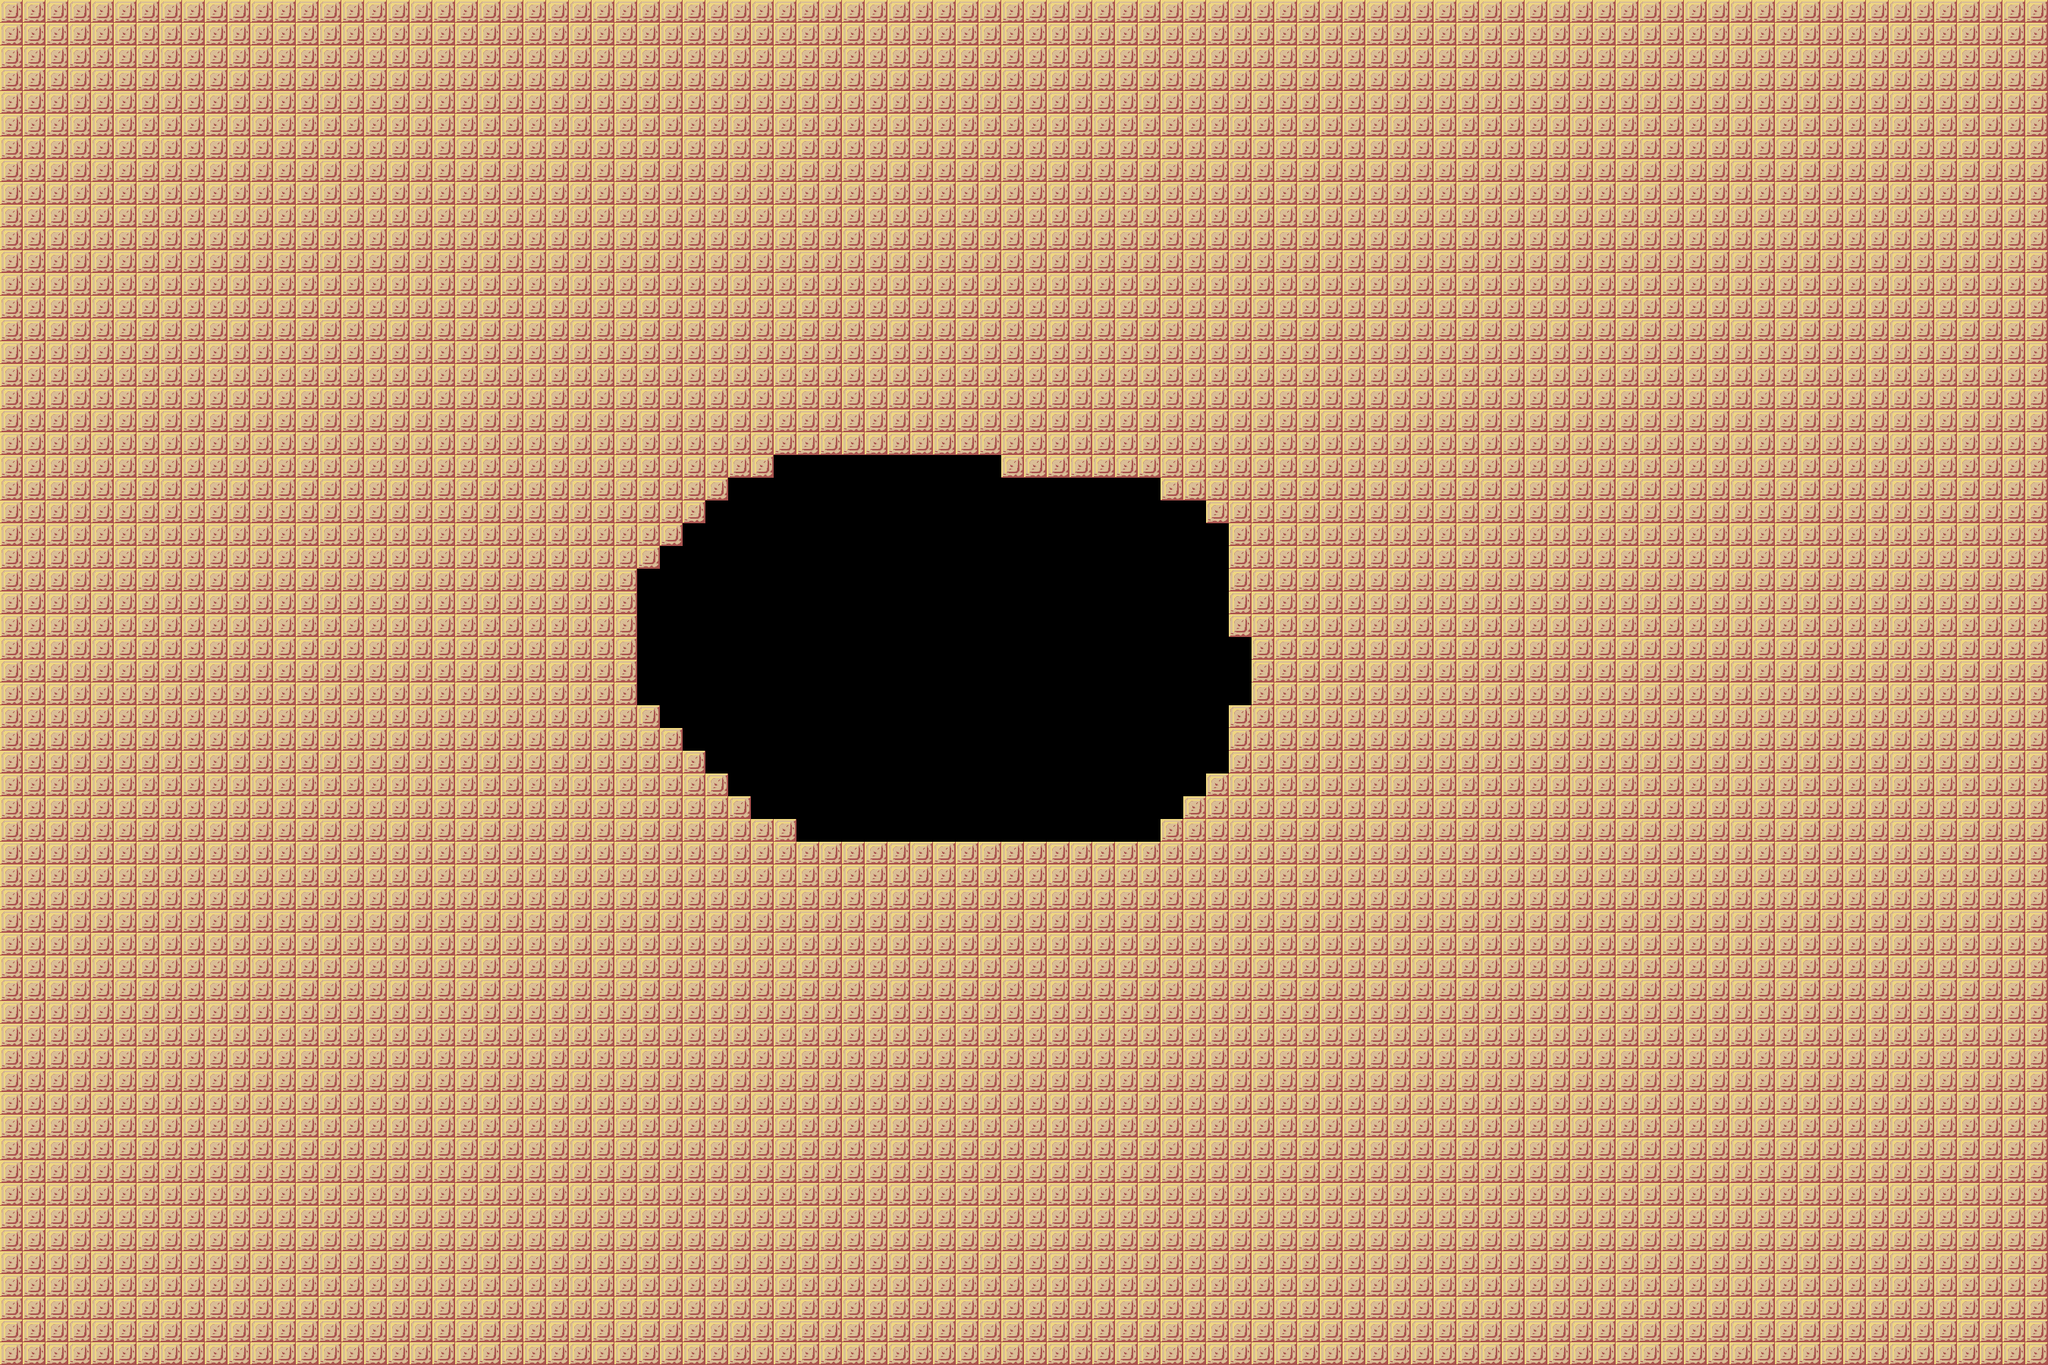

The image is a tile-based game level rendered from a .tmx file. Its description and source (layers, tilesets, objects; grid data summarised) follow:
An orthogonal 90x60 tile map with 30x30 px tiles, 1 tile layer (Tile Layer 1).

<map version="1.0" tiledversion="2017.06.27" orientation="orthogonal" renderorder="right-down" width="90" height="60" tilewidth="30" tileheight="30" nextobjectid="1">
 <tileset firstgid="1" source="tiles.tsx" />
 <layer name="Tile Layer 1" width="90" height="60">
  <data>[5400 cells, 5013 non-empty, 1 distinct tile ids]</data>
 </layer>
</map>
